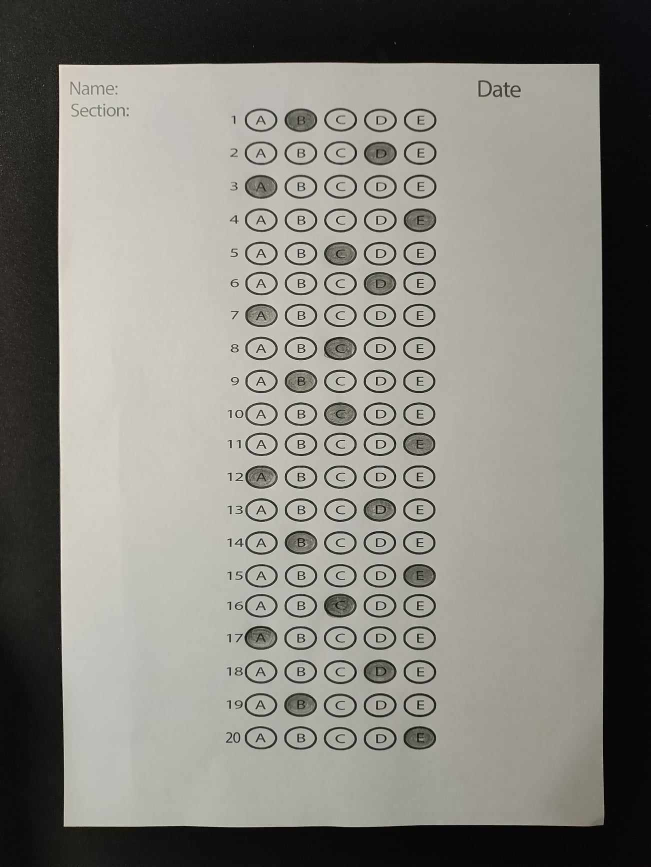
#> input picture images/test.jpg, 1302 x 1734 px (shown at 1/2 size)
$ python OMR_SCANNER.py --image images/test.jpg
#> lines starting #> are read from the running program, lines starting #| are printed output that depends on the picture; after the words box and inside, x2 and y2 are one past the last pixel; in counts of white or black regions, pixels touching at a corner belong together
# USAGE
# python test_grader.py --image images/test_01.png

# import the necessary packages
from imutils.perspective import four_point_transform
from imutils import contours
import numpy as np
import argparse
import imutils
import cv2

# construct the argument parse and parse the arguments
ap = argparse.ArgumentParser()
ap.add_argument("-i", "--image", required=True,
	help="path to the input image")
args = vars(ap.parse_args())

# define the answer key which maps the question number
# to the correct answer
ANSWER_KEY = {0: 4, 1: 0, 2: 3, 3: 1, 4: 1, 5: 1, 6: 1, 7: 1, 8: 1, 9: 1,}

# load the image, convert it to grayscale, blur it
# slightly, then find edges
image = cv2.imread(args["image"])
#> image is the input picture: shape (1734, 1302, 3); mean B, G, R 124.4, 131.5, 132.8
gray = cv2.cvtColor(image, cv2.COLOR_BGR2GRAY)
blurred = cv2.GaussianBlur(gray, (5, 5), 0)
edged = cv2.Canny(blurred, 75, 200)
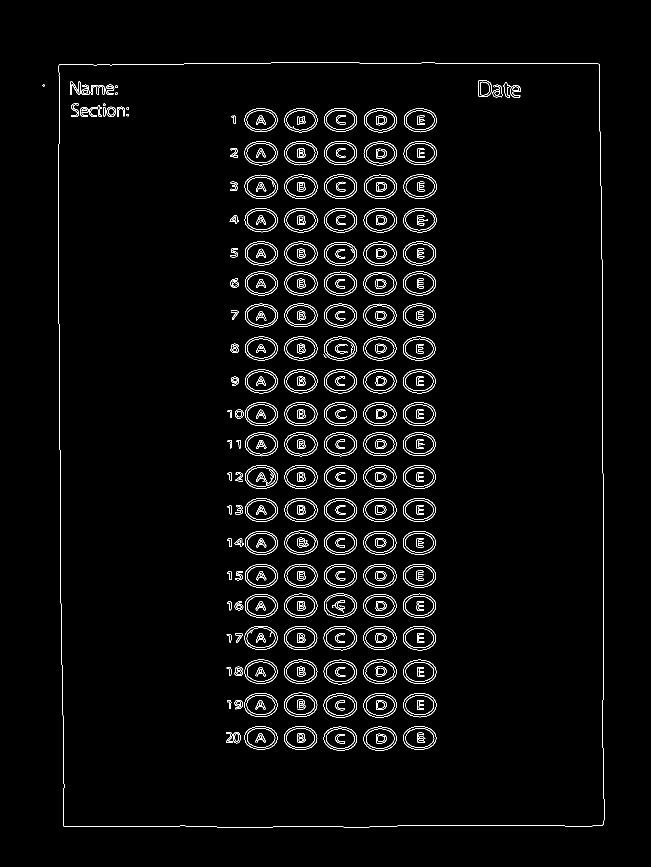
#> edged: shape (1734, 1302) (shown at 1/2 size); 2.6% white in thin lines or dots, all inside (x1, y1, x2, y2) = (85, 124, 1209, 1655)

# find contours in the edge map, then initialize
# the contour that corresponds to the document
cnts = cv2.findContours(edged.copy(), cv2.RETR_EXTERNAL,
	cv2.CHAIN_APPROX_SIMPLE)
#> cnts = 2 contours, 1 with area under 20; largest, box (x1, y1, x2, y2) and area: (116, 124, 1209, 1655) 1653434
cnts = imutils.grab_contours(cnts)
docCnt = None

# ensure that at least one contour was found
if len(cnts) > 0:
	# sort the contours according to their size in
	# descending order
	cnts = sorted(cnts, key=cv2.contourArea, reverse=True)

	# loop over the sorted contours
	for c in cnts:
		# approximate the contour
		peri = cv2.arcLength(c, True)
		approx = cv2.approxPolyDP(c, 0.02 * peri, True)

		# if our approximated contour has four points,
		# then we can assume we have found the paper
		if len(approx) == 4:
			docCnt = approx
			break
#> this loop made 1 pass
#> (peri, docCnt) on pass 1: (5237.4, [[118, 129], [127, 1652], [1205, 1650], [1198, 128]])

# apply a four point perspective transform to both the
# original image and grayscale image to obtain a top-down
# birds eye view of the paper
paper = four_point_transform(image, docCnt.reshape(4, 2))
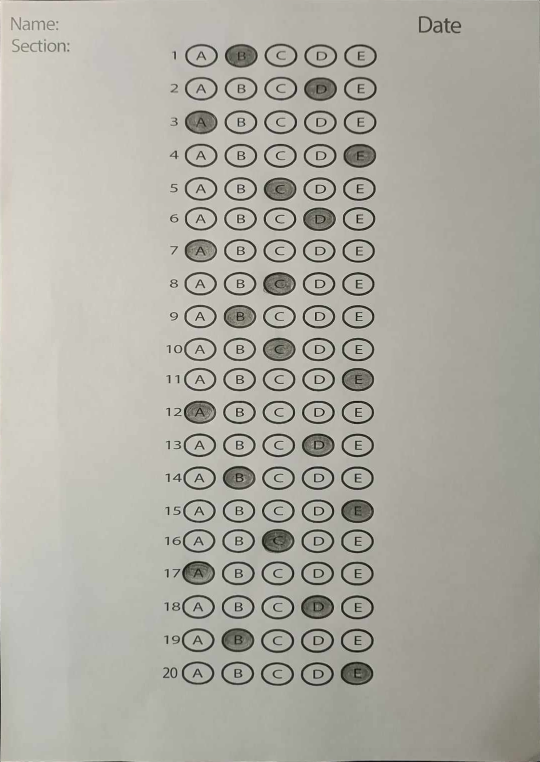
#> paper: shape (1523, 1080, 3) (shown at 1/2 size); mean B, G, R 162.8, 172, 173.7
warped = four_point_transform(gray, docCnt.reshape(4, 2))

# apply Otsu's thresholding method to binarize the warped
# piece of paper
thresh = cv2.threshold(warped, 0, 255,
	cv2.THRESH_BINARY_INV | cv2.THRESH_OTSU)[1]
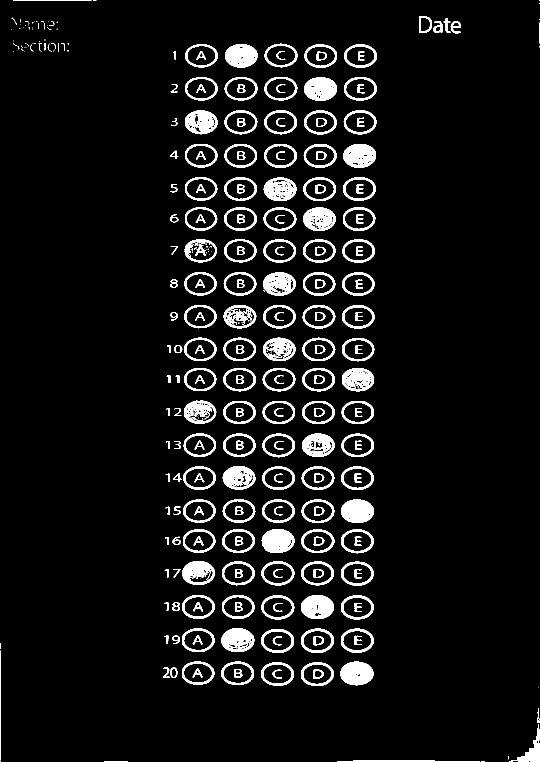
#> thresh: shape (1523, 1080) (shown at 1/2 size); 7.1% white; 350 white regions (115 under 20 px)

# find contours in the thresholded image, then initialize
# the list of contours that correspond to questions
cnts = cv2.findContours(thresh.copy(), cv2.RETR_EXTERNAL,
	cv2.CHAIN_APPROX_SIMPLE)
#> cnts = 209 contours, 70 with area under 20; largest, box (x1, y1, x2, y2) and area: (602, 1257, 668, 1306) 2490, (522, 1258, 588, 1306) 2458, (602, 1190, 668, 1238) 2456, (682, 1190, 748, 1239) 2450, (682, 1257, 747, 1305) 2450
cnts = imutils.grab_contours(cnts)
questionCnts = []

# loop over the contours
for c in cnts:
	# compute the bounding box of the contour, then use the
	# bounding box to derive the aspect ratio
	(x, y, w, h) = cv2.boundingRect(c)
	ar = w / float(h)

	# in order to label the contour as a question, region
	# should be sufficiently wide, sufficiently tall, and
	# have an aspect ratio approximately equal to 1
	if w >= 30 and h >= 30 and ar >= 0.9 and ar <= 1.1:
		questionCnts.append(c)
#> this loop made 209 passes
#> (x, y, w, h, ar) on passes 5, 8, 10: (679, 1521, 281, 2, 140.5), (1022, 1448, 58, 75, 0.773), (1074, 1416, 5, 30, 0.167)
#> after the loop, questionCnts = []


# check if there are contours present
if len(questionCnts) > 0:
    # sort the question contours top-to-bottom, then initialize
    # the total number of correct answers
    questionCnts = contours.sort_contours(questionCnts,
        method="top-to-bottom")[0]

    # continue with the rest of the code for grading the exam
    # ...
else:
    print("No contours found. Unable to grade the exam.")

# sort the question contours top-to-bottom, then initialize
# the total number of correct answers
#> (the run stopped early here; a loop or call above may not have finished)
